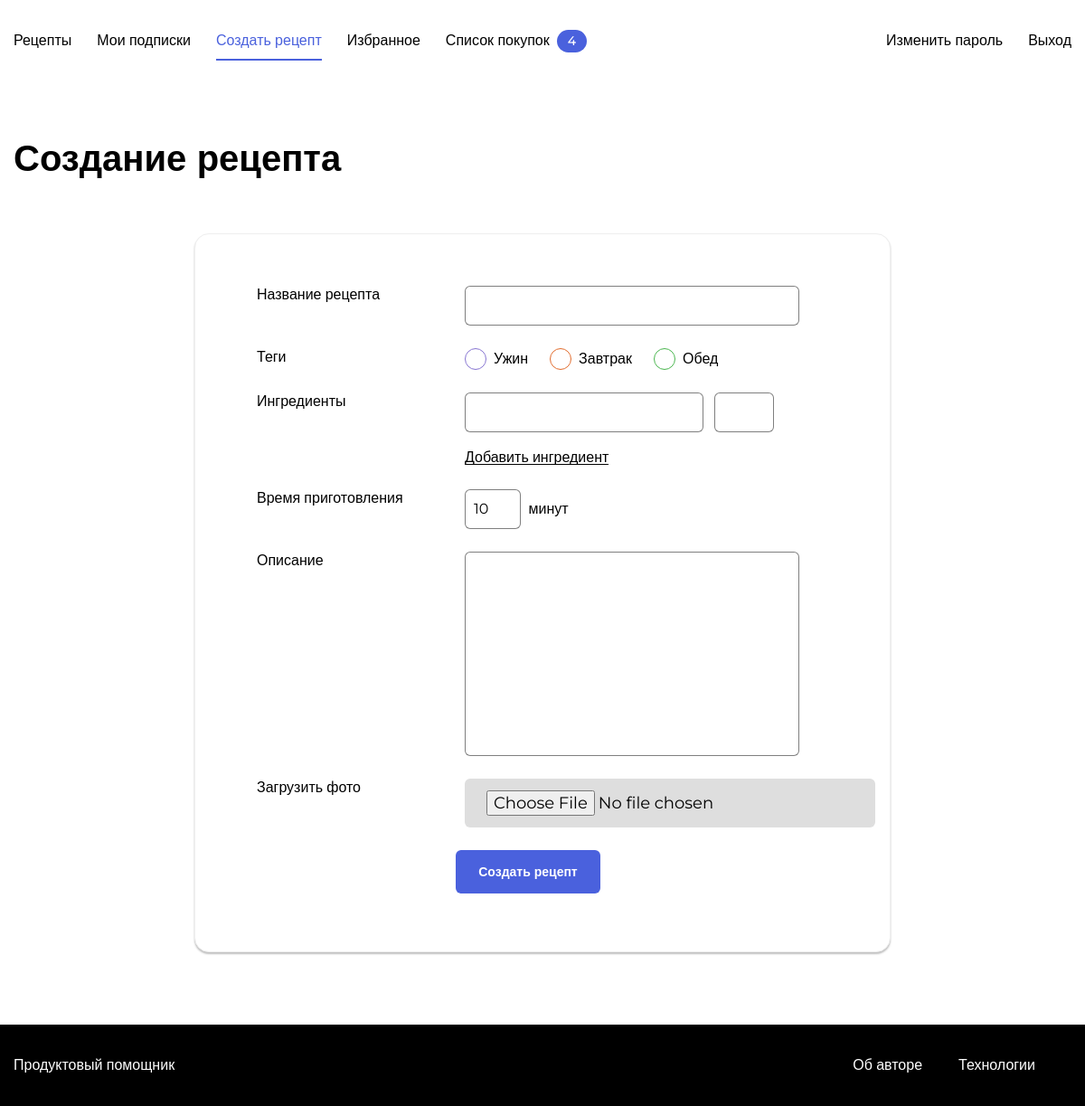
Screenshot of /recipe_new/ (signed in) with the database file from the repository.
### recipes/models.py (models this page shows)
class Tag(models.Model):
    title = models.CharField(max_length=255, verbose_name="Название")
    slug = models.SlugField(max_length=255, unique=True, verbose_name="Slug")
    color = models.CharField(max_length=255, verbose_name="Цвет")
    def __str__(self):
        return self.slug

### recipes/views.py (the view)
# urls.py: path("recipe_new/", views.recipe_add_page,
@login_required
def recipe_add_page(request):
    if request.method == "POST":
        form = RecipeForm(request.POST, files=request.FILES)
        ingredients = get_ingredients(request)
        if not bool(ingredients):
            form.add_error(None, "Добавьте хотя бы один ингредиент")
        elif form.is_valid():
            recipe = form.save(commit=False)
            recipe.author = request.user
            recipe.save()
            ingredient_amounts = [
                IngredientAmount(
                    amount=amount,
                    ingredient=get_object_or_404(Ingredient, title=title),
                    recipe=recipe
                ) for title, amount in ingredients.items()
            ]
            IngredientAmount.objects.bulk_create(ingredient_amounts)
            form.save_m2m()
            return redirect("recipe_view_page",
                            username=request.user, recipe_id=recipe.id)
    else:
        form = RecipeForm()
    return render(request, "recipe_add_page.html",
                  context={"form": form, "is_recipe_new_page": True})

### recipes/forms.py
class RecipeForm(forms.ModelForm):
    class Meta:
        model = Recipe
        fields = ("title", "tags", "cooking_time", "description", "image")

### recipes/models.py (called while the page is built)
    def __str__(self):
        return self.title

### recipes/utils.py (called while the page is built)
def get_purchases_count(request):
    purchases_count = 0
    if request.user.is_authenticated:
        purchases_count = Recipe.objects.filter(
            purchase_recipe__user=request.user
        ).count()
    return {"purchases_count": purchases_count}

def get_followings(request):
    if request.user.is_authenticated:
        return {"followings": request.user.follower.values_list(
            "following_id", flat=True
        )}
    else:
        return {}

### users/templatetags/user_filters.py (called while the page is built)
@register.filter
def addclass(field, css):
    return field.as_widget(attrs={"class": css})

### recipes/templates/recipe_add_page.html (shortened to what this page needs)
{% extends 'base.html' %}
{% load static %}
{% block style %}
    <link rel="stylesheet" href="{% static 'pages/form.css' %}">
{% endblock %}
{% block content %}
    <main class="main container">
        <div class="main__header">
            <h1 class="main__title">Создание рецепта</h1>
        </div>
        <div class="form-container">
            <form class="form" method="post" enctype="multipart/form-data" id="main-form">
                {% load user_filters %}
                <div class="form__group">
                    <label for="{{ form.title.id_for_label }}" class="form__label">Название рецепта</label>
                    <div class="form__field-group">
                        {{ form.title|addclass:"form__input" }}
                    </div>
                </div>
                <div class="form__group">
                    <p class="form__label">Теги</p>
                    <div class="form__field-group">
                        <div class="tags">
                            {% for tag_choice, tag_value in form.tags.field.choices %}
                                <div class="tags__item">
                                    <input
                                        type="checkbox"
                                        name="tags"
                                        value="{{ tag_choice.instance.pk }}"
                                        id="id_{{ tag_choice.instance.slug }}"
                                        class="tags__checkbox tags__checkbox_style_{{ tag_choice.instance.color }}"
                                        {% if tag_choice.instance in form.instance.tags.all %} checked {% endif %}>
                                    <label for="id_{{ tag_choice.instance.slug }}"
                                    class="tags__label">{{ tag_choice.instance.title }}</label>
                                </div>
                            {% endfor %}
                        </div>
                    </div>
                </div>
                <div class="form__group">
                    <label for="nameIngredient" class="form__label">Ингредиенты</label>
                    <div class="form__field-group">
                        <div class="form__field-group-ingredientes">
                            <div class="form__dropdown">
                                <input type="text" id="nameIngredient" class="form__input">
                            </div>
                            <input type="number" id="cantidad" class="form__input" min="0">
                        </div>
                        <span class="form__ingredient-link" id="addIng">Добавить ингредиент</span>
                    </div>
                </div>
                <div class="form__group">
                    <label for="{{ form.cooking_time.id_for_label }}" class="form__label">Время приготовления</label>
                    <div class="form__field-group form__field-group_time">
                        {{ form.cooking_time|addclass:"form__input" }}
                        <label for="id_cooking_time" class="form__label">минут</label>
                    </div>
                </div>
                <div class="form__group">
                    <label for="{{ form.description.id_for_label }}" class="form__label">Описание</label>
                    <div class="form__field-group">
                        {{ form.description|addclass:"form__textarea" }}
                    </div>
                </div>
                <div class="form__group">
                    <span class="form__label">Загрузить фото</span>
                    <div class="form__field-group">
                        {{ form.image|addclass:"form__file-button" }}
                    </div>
                </div>
                <div class="form__footer">
                    <button class="button button_style_blue" type="submit" id="submit-button">Создать рецепт</button>
                </div>
            </form>
        </div>
    </main>
{% endblock %}

### recipes/static/pages/form.css (style rules this page uses)
* { box-sizing: border-box; }
html, body { min-height: 100%; }

### recipes/static/blocks/body/body.css (style rules this page uses)
.body { display: flex; flex-direction: column; }

### recipes/static/blocks/container/container.css (style rules this page uses)
.container { max-width: 1200px; padding: 0 15px; margin: 0 auto; width: 100%; }

### recipes/static/blocks/button/button.css (style rules this page uses)
.button { font-family: 'Montserrat', sans-serif; font-style: normal; font-weight: 600; font-size: 14px; background: none; border-radius: 6px; padding: 12px 24px; height: 48px; line-height: 1; text-decoration: none; border: 1px solid transparent; transition: background 0.2s; outline: none; user-select: none; cursor: pointer; width: max-content; }

### recipes/static/blocks/button/_style/button_style_blue.css (style rules this page uses)
.button_style_blue { background: #4A61DD; color: #FFFFFF; transition: background 0.2s; }

### recipes/static/blocks/main/main.css (style rules this page uses)
.main { padding-top: 60px; padding-bottom: 80px; flex: 1 0 auto; min-height: calc(100vh - 180px); }

### recipes/static/blocks/main/__header/main__header.css (style rules this page uses)
.main__header { display: flex; justify-content: space-between; margin-bottom: 28px; }

### recipes/static/blocks/main/__title/main__title.css (style rules this page uses)
.main__title { font-family: 'Montserrat', sans-serif; font-style: normal; font-weight: bold; font-size: 40px; line-height: 49px; color: #000000; padding: 0; margin: 0; }

### recipes/static/blocks/form-container/form-container.css (style rules this page uses)
.form-container { display: flex; align-items: center; justify-content: center; margin-top: 59px; }

### recipes/static/blocks/form/form.css (style rules this page uses)
.form { display: flex; flex-direction: column; align-items: center; padding: 57px 100px 64px 68px; background: #FFFFFF; border: 1px solid #EEEEEE; box-shadow: 0px 2px 2px rgba(0, 0, 0, 0.25); border-radius: 16px; max-width: 770px; width: 100%; }

### recipes/static/blocks/form/__label/form__label.css (style rules this page uses)
.form__label { font-family: 'Montserrat', sans-serif; font-style: normal; font-weight: normal; font-size: 16px; line-height: 20px; color: #000000; max-width: 170px; padding: 0; margin: 0; }

### recipes/static/blocks/form/__input/form__input.css (style rules this page uses)
.form__input { background: #FFFFFF; border: 1px solid rgba(0, 0, 0, 0.5); border-radius: 6px; font-family: 'Montserrat', sans-serif; font-style: normal; font-weight: normal; font-size: 16px; line-height: 20px; color: #000000; padding: 12px 9px; max-width: 370px; width: 100%; max-height: 44px; outline: none; }

### recipes/static/blocks/form/__group/form__group.css (style rules this page uses)
.form__group { display: flex; width: 100%; margin-bottom: 25px; }

### recipes/static/blocks/form/__field-group/form__field-group.css (style rules this page uses)
.form__field-group { display: grid; grid-gap: 9px; grid-template-rows: auto; grid-template-columns: 1fr; align-items: center; margin-left: auto; max-width: 370px; width: 100%; position: relative; }

### recipes/static/blocks/form/__textarea/form__textarea.css (style rules this page uses)
.form__textarea { background: #FFFFFF; border: 1px solid rgba(0, 0, 0, 0.5); box-sizing: border-box; border-radius: 6px; resize: none; outline: none; font-family: 'Montserrat', sans-serif; font-style: normal; font-weight: normal; font-size: 16px; line-height: 20px; color: #000000; padding: 12px 9px; width: 100%; }

### recipes/static/blocks/form/__field-group-ingredientes/form__field-group-ingredientes.css (style rules this page uses)
.form__field-group-ingredientes { display: grid; grid-template-columns: 8fr 2fr 0.5fr; grid-template-rows: auto; grid-column-gap: 12px; justify-items: end; align-items: center; }

### recipes/static/blocks/form/__ingredient-link/form__ingerident-link.css (style rules this page uses)
.form__ingredient-link { font-family: 'Montserrat', sans-serif; font-style: normal; font-weight: normal; font-size: 16px; line-height: 20px; color: #000000; cursor: pointer; justify-self: start; position: relative; grid-row: auto; grid-column: 1/-1; }
.form__ingredient-link:before { content: ''; position: absolute; width: 100%; height: 1px; bottom: 2px; left: 0; background: currentColor; }

### recipes/static/blocks/form/__field-group/_time/form__field-group_time.css (style rules this page uses)
.form__field-group_time { grid-template-columns: 2fr 0.5fr 8fr }

### recipes/static/blocks/form/__file-button/form__file-button.css (style rules this page uses)
.form__file-button { display: block; background: #DEDEDE; border-radius: 6px; font-family: 'Montserrat', sans-serif; font-style: normal; font-weight: normal; font-size: 18px; line-height: 22px; color: #000000; padding: 13px 24px; width: max-content; }

### recipes/static/blocks/form/__dropdown/form__dropdown.css (style rules this page uses)
.form__dropdown { position: relative; width: 100%; }

### recipes/static/blocks/form/__footer/form__footer.css (style rules this page uses)
.form__footer { display: flex; align-items: center; }

### recipes/static/blocks/tags/tags.css (style rules this page uses)
.tags { display: flex; height: 100%; flex-direction: row; list-style: none; padding: 0; }

### recipes/static/blocks/tags/__item/tags__item.css (style rules this page uses)
.tags__item { display: flex; align-items: center; margin-right: 24px; }
.tags__item:last-child { margin-right: 0; }

### recipes/static/blocks/tags/__label/tags__label.css (style rules this page uses)
.tags__label { font-family: 'Montserrat', sans-serif; font-style: normal; font-weight: 500; font-size: 16px; line-height: 20px; color: #000000; cursor: default; }

### recipes/static/blocks/tags/__checkbox/tags__checkbox.css (style rules this page uses)
.tags__checkbox { position: relative; width: 24px; height: 24px; border-radius: 50%; color: #ddd; border: 1px solid currentColor; -webkit-appearance: none; outline: none; margin-right: 8px; cursor: pointer; }

### recipes/static/blocks/tags/__checkbox/_style/tags__checkbox_style_green.css (style rules this page uses)
.tags__checkbox_style_green { color: #49B64E; }

### recipes/static/blocks/tags/__checkbox/_style/tags__checkbox_style_orange.css (style rules this page uses)
.tags__checkbox_style_orange { color: #E26C2D; }

### recipes/static/blocks/tags/__checkbox/_style/tags__checkbox_style_purple.css (style rules this page uses)
.tags__checkbox_style_purple { color: #8775D2; }

### rows the page displays
Tag: instance "Ужин"
Tag: instance "Завтрак"
Tag: instance "Обед"

### other values shown
{{ purchases_count }} "4"
